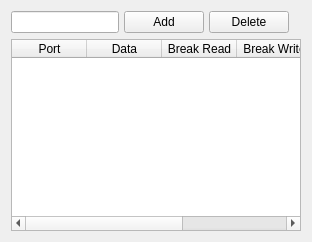
          <widget class="QWidget" name="portmonitortab">
           <attribute name="title">
            <string>Port Monitor</string>
           </attribute>
           <layout class="QGridLayout" name="gridLayout_11">
            <item row="0" column="0">
             <layout class="QHBoxLayout" name="horizontalLayout_7">
              <property name="spacing">
               <number>5</number>
              </property>
              <property name="bottomMargin">
               <number>0</number>
              </property>
              <item>
               <widget class="QLineEdit" name="portRequest">
                <property name="sizePolicy">
                 <sizepolicy hsizetype="Minimum" vsizetype="Fixed">
                  <horstretch>0</horstretch>
                  <verstretch>0</verstretch>
                 </sizepolicy>
                </property>
                <property name="inputMask">
                 <string/>
                </property>
                <property name="text">
                 <string/>
                </property>
                <property name="maxLength">
                 <number>4</number>
                </property>
               </widget>
              </item>
              <item>
               <widget class="QPushButton" name="buttonAddPort">
                <property name="text">
                 <string>Add</string>
                </property>
               </widget>
              </item>
              <item>
               <widget class="QPushButton" name="buttonDeletePort">
                <property name="sizePolicy">
                 <sizepolicy hsizetype="Minimum" vsizetype="Fixed">
                  <horstretch>0</horstretch>
                  <verstretch>0</verstretch>
                 </sizepolicy>
                </property>
                <property name="text">
                 <string>Delete</string>
                </property>
               </widget>
              </item>
              <item>
               <widget class="QLabel" name="portChangeView">
                <property name="text">
                 <string/>
                </property>
               </widget>
              </item>
             </layout>
            </item>
            <item row="1" column="0">
             <widget class="QTableWidget" name="portView">
              <property name="sizePolicy">
               <sizepolicy hsizetype="MinimumExpanding" vsizetype="MinimumExpanding">
                <horstretch>0</horstretch>
                <verstretch>0</verstretch>
               </sizepolicy>
              </property>
              <property name="focusPolicy">
               <enum>Qt::NoFocus</enum>
              </property>
              <property name="editTriggers">
               <set>QAbstractItemView::NoEditTriggers</set>
              </property>
              <property name="showDropIndicator" stdset="0">
               <bool>false</bool>
              </property>
              <property name="dragDropOverwriteMode">
               <bool>false</bool>
              </property>
              <property name="selectionBehavior">
               <enum>QAbstractItemView::SelectRows</enum>
              </property>
              <property name="sortingEnabled">
               <bool>true</bool>
              </property>
              <property name="wordWrap">
               <bool>false</bool>
              </property>
              <property name="cornerButtonEnabled">
               <bool>false</bool>
              </property>
              <attribute name="horizontalHeaderDefaultSectionSize">
               <number>75</number>
              </attribute>
              <attribute name="horizontalHeaderHighlightSections">
               <bool>false</bool>
              </attribute>
              <attribute name="horizontalHeaderMinimumSectionSize">
               <number>75</number>
              </attribute>
              <attribute name="horizontalHeaderShowSortIndicator" stdset="0">
               <bool>false</bool>
              </attribute>
              <attribute name="horizontalHeaderStretchLastSection">
               <bool>false</bool>
              </attribute>
              <attribute name="verticalHeaderVisible">
               <bool>false</bool>
              </attribute>
              <attribute name="verticalHeaderDefaultSectionSize">
               <number>21</number>
              </attribute>
              <attribute name="verticalHeaderHighlightSections">
               <bool>false</bool>
              </attribute>
              <column>
               <property name="text">
                <string>Port</string>
               </property>
              </column>
              <column>
               <property name="text">
                <string>Data</string>
               </property>
              </column>
              <column>
               <property name="text">
                <string>Break Read</string>
               </property>
              </column>
              <column>
               <property name="text">
                <string>Break Write</string>
               </property>
              </column>
              <column>
               <property name="text">
                <string>Freeze</string>
               </property>
              </column>
             </widget>
            </item>
           </layout>
          </widget>
